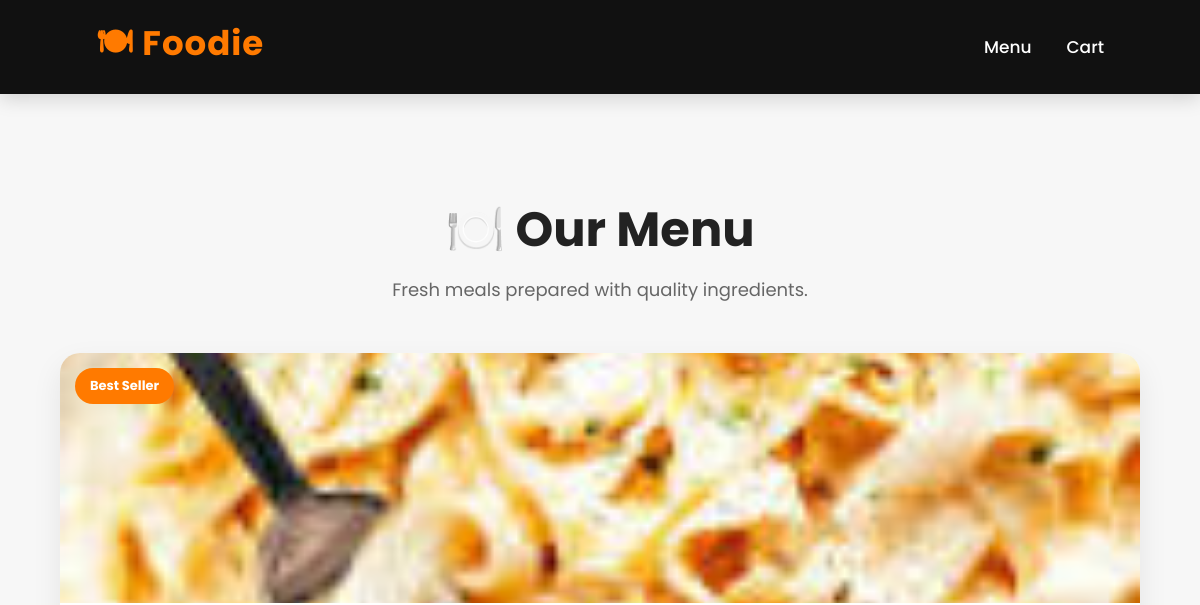
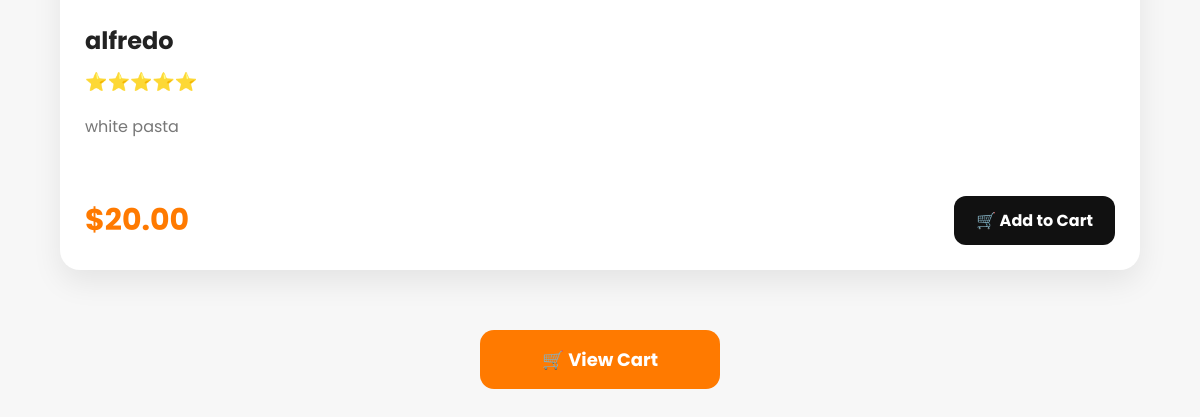
The app's page /, older data (2 pictures, top to bottom).
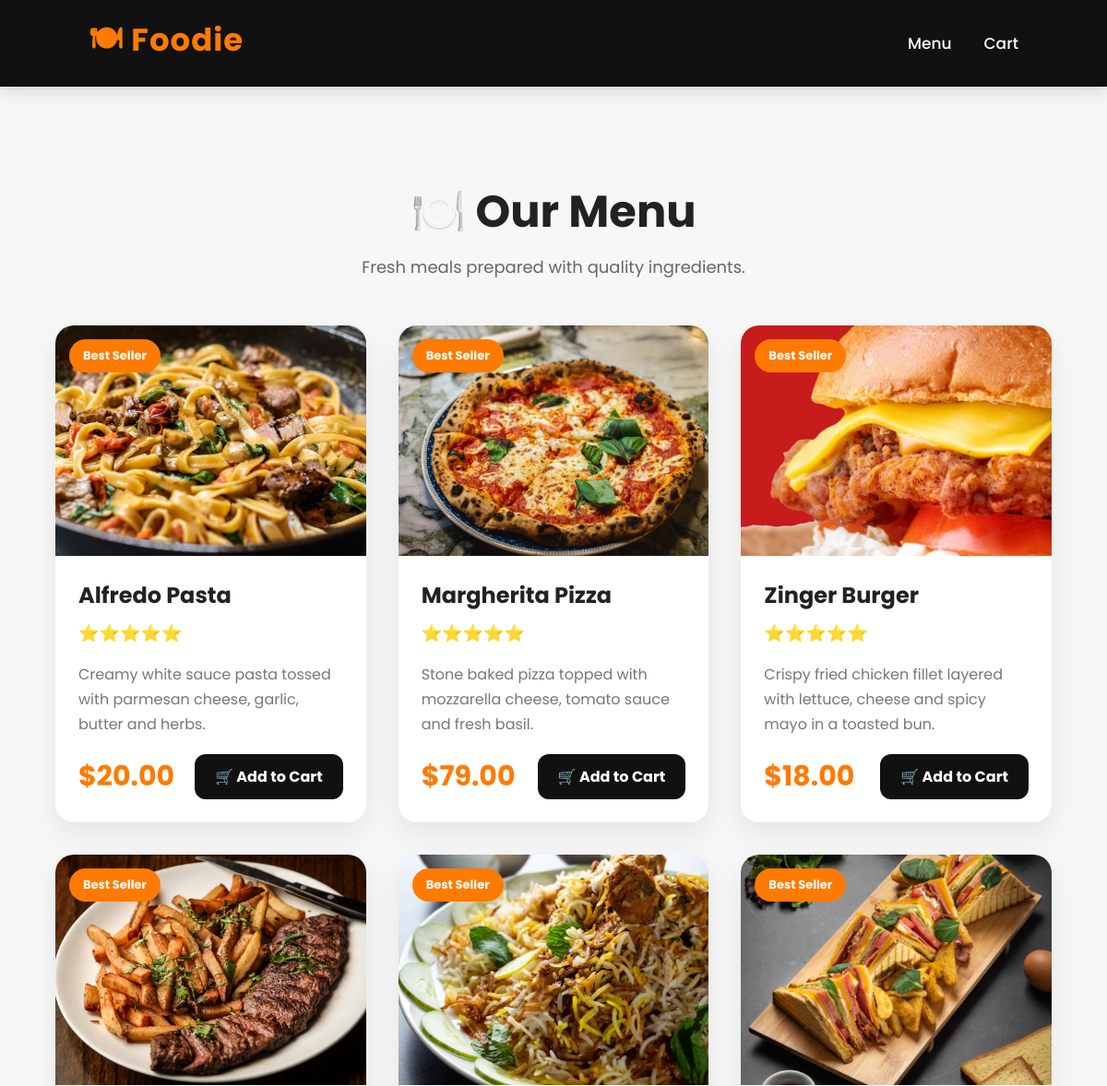
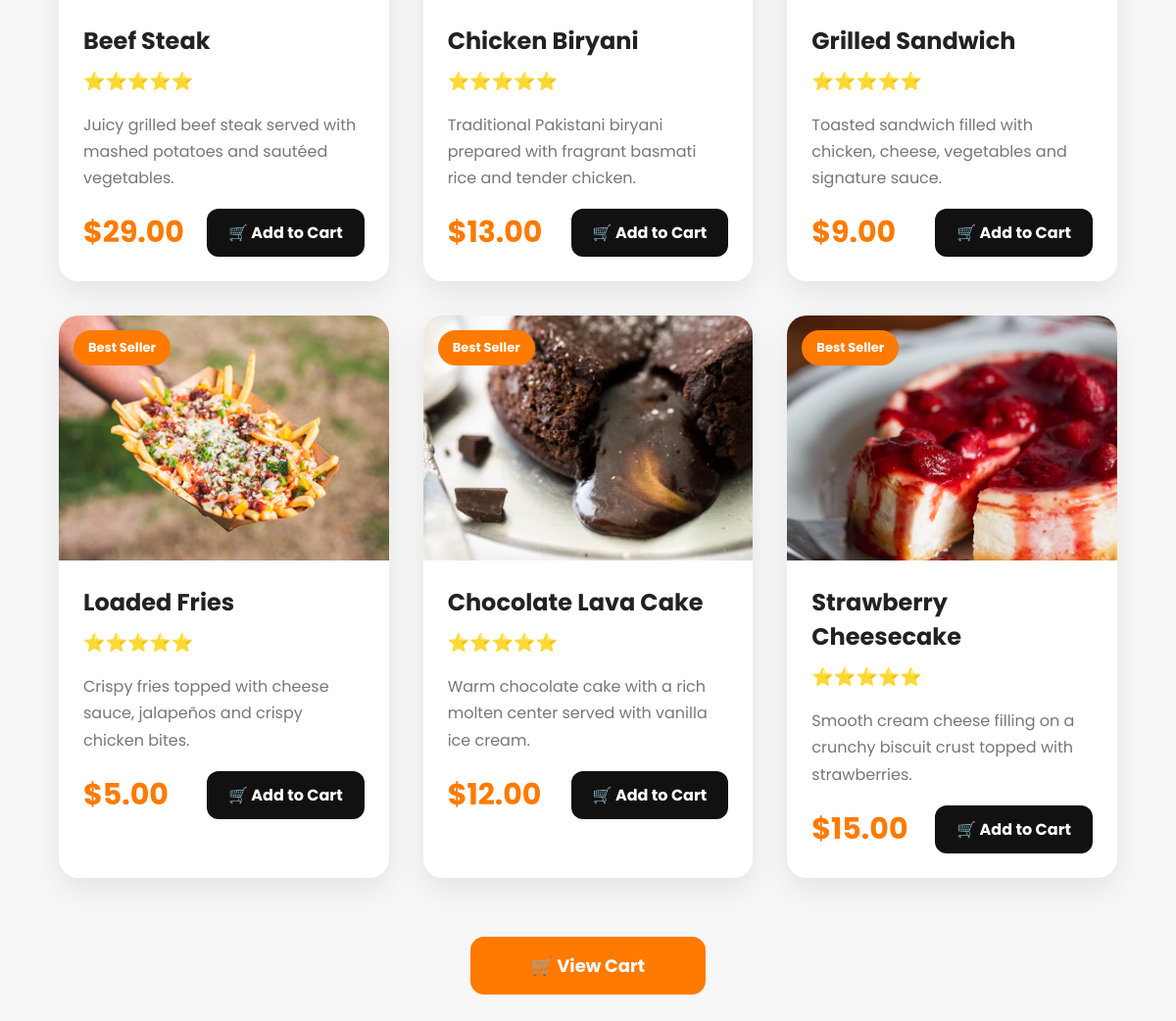
The same page, newer data (2 pictures, top to bottom).
### restaurant/models.py (models this page shows, shortened)
class Dish(models.Model):
    name = models.CharField(
        max_length=100
    )
    description = models.TextField()
    price = models.DecimalField(
        max_digits=8,
        decimal_places=2
    )
    image = models.ImageField(
        upload_to="dishes/"
    )
    available = models.BooleanField(
        default=True
    )

### restaurant/views.py (the view)
def menu(request):
    dishes = Dish.objects.filter(
        available=True
    )
    return render(
        request,
        "menu.html",
        {
            "dishes": dishes
        }
    )

### templates/menu.html (shortened to what this page needs)
{% extends 'base.html' %}
{% load static %}
{% block content %}
<div class="hero">
    <h1>🍽️ Our Menu</h1>
    <p>Fresh meals prepared with quality ingredients.</p>
</div>
<div class="menu-grid">
{% for dish in dishes %}
<div class="food-card">
    <div class="food-image">
        <img src="{{ dish.image.url }}" alt="{{ dish.name }}">
        <div class="badge">
            Best Seller
        </div>
    </div>
    <div class="food-content">
        <h2>{{ dish.name }}</h2>
        <div class="rating">
            ⭐⭐⭐⭐⭐
        </div>
        <p>
            {{ dish.description }}
        </p>
        <div class="bottom">
            <span class="price">
                ${{ dish.price }}
            </span>
            <a href="{% url 'add_to_cart' dish.id %}" class="add-btn">
                🛒 Add to Cart
            </a>
        </div>
    </div>
</div>
{% empty %}
<h2 class="empty">
No dishes available.
</h2>
{% endfor %}
</div>
<a href="{% url 'cart' %}" class="cart-btn">
🛒 View Cart
</a>
{% endblock %}

### templates/base.html (shortened to what this page needs)
<!DOCTYPE html>
{% load static %}
<html lang="en">
<head>
</head>
<body>
<nav>
    <div class="logo">
        🍽 Foodie
    </div>
    <div class="nav-links">
        <a href="{% url 'menu' %}">
            Menu
        </a>
        <a href="{% url 'cart' %}">
            Cart
        </a>
    </div>
</nav>
<div class="container">
{% block content %}
{% endblock %}
</div>
</body>
</html>

### templates/base.html (style rules this page uses)
* { margin:0; padding:0; box-sizing:border-box; }
body { font-family:'Poppins',sans-serif; background:#f7f7f7; color:#222; }
nav { background:#111; color:white; display:flex; justify-content:space-between; align-items:center; padding:18px 8%; position:sticky; top:0; z-index:1000; box-shadow:0 5px 18px rgba(0,0,0,.15); }
.logo { font-size:34px; font-weight:700; letter-spacing:1px; color:#ff7a00; }
.nav-links { display:flex; align-items:center; gap:35px; }
.nav-links a { text-decoration:none; color:white; font-size:17px; font-weight:500; transition:.3s; }
.container { width:90%; max-width:1300px; margin:auto; padding:50px 0; }
a { text-decoration:none; }

### templates/menu.html (style rules this page uses)
.hero { text-align:center; margin:50px 0; }
.hero h1 { font-size:48px; color:#222; margin-bottom:10px; }
.hero p { color:#666; font-size:18px; }
.menu-grid { display:grid; grid-template-columns:repeat(auto-fit,minmax(330px,1fr)); gap:35px; }
.food-card { background:white; border-radius:20px; overflow:hidden; box-shadow:0 12px 30px rgba(0,0,0,.08); transition:.35s; }
.food-image { position:relative; height:250px; overflow:hidden; }
.food-image img { width:100%; height:100%; object-fit:cover; transition:.4s; }
.badge { position:absolute; top:15px; left:15px; background:#ff7a00; color:white; padding:8px 15px; border-radius:20px; font-size:13px; font-weight:bold; }
.food-content { padding:25px; }
.food-content h2 { margin-bottom:10px; color:#222; }
.food-content p { color:#777; line-height:1.7; margin-bottom:18px; min-height:65px; }
.rating { color:#f5b301; font-size:18px; margin-bottom:18px; }
.bottom { display:flex; justify-content:space-between; align-items:center; }
.price { font-size:30px; color:#ff7a00; font-weight:bold; }
.add-btn { background:#111; color:white; text-decoration:none; padding:12px 22px; border-radius:12px; transition:.3s; font-weight:bold; }
.cart-btn { display:block; width:240px; margin:60px auto; background:#ff7a00; color:white; text-align:center; text-decoration:none; padding:16px; border-radius:14px; font-size:18px; font-weight:bold; transition:.3s; }

Row changes from the older to the newer data that the page shows:
changed Dish: image: a different picture; name "alfredo" → "Alfredo Pasta"; description "white pasta" → "Creamy white sauce pasta tossed with parmesan cheese, garlic, butter and herbs."
added Dish: image (picture), name "Margherita Pizza", description "Stone baked pizza topped with mozzarella cheese, tomato sauce and fresh basil.", price "79.00"
added Dish: image (picture), name "Zinger Burger", description "Crispy fried chicken fillet layered with lettuce, cheese and spicy mayo in a toasted bun.", price "18.00"
added Dish: image (picture), name "Beef Steak", description "Juicy grilled beef steak served with mashed potatoes and sautéed vegetables.", price "29.00"
added Dish: image (picture), name "Chicken Biryani", description "Traditional Pakistani biryani prepared with fragrant basmati rice and tender chicken.", price "13.00"
added Dish: image (picture), name "Grilled Sandwich", description "Toasted sandwich filled with chicken, cheese, vegetables and signature sauce.", price "9.00"
added Dish: image (picture), name "Loaded Fries", description "Crispy fries topped with cheese sauce, jalapeños and crispy chicken bites.", price "5.00"
added Dish: image (picture), name "Chocolate Lava Cake", description "Warm chocolate cake with a rich molten center served with vanilla ice cream.", price "12.00"
added Dish: image (picture), name "Strawberry Cheesecake", description "Smooth cream cheese filling on a crunchy biscuit crust topped with strawberries.", price "15.00"
